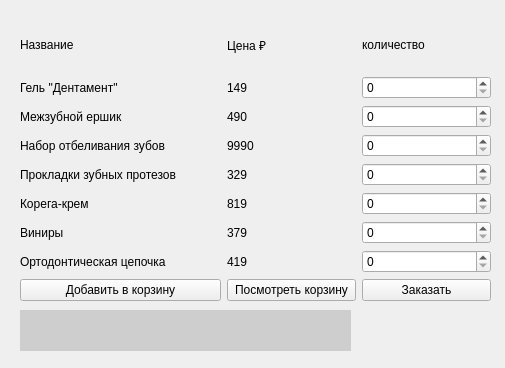
<?xml version="1.0" encoding="UTF-8"?>
<ui version="4.0">
 <class>Goods</class>
 <widget class="QWidget" name="Goods">
  <property name="geometry">
   <rect>
    <x>0</x>
    <y>0</y>
    <width>505</width>
    <height>368</height>
   </rect>
  </property>
  <property name="windowTitle">
   <string>Form</string>
  </property>
  <widget class="QWidget" name="gridLayoutWidget">
   <property name="geometry">
    <rect>
     <x>20</x>
     <y>20</y>
     <width>471</width>
     <height>281</height>
    </rect>
   </property>
   <layout class="QGridLayout" name="gridLayout">
    <item row="6" column="1">
     <widget class="QLabel" name="PriceSix">
      <property name="text">
       <string>379</string>
      </property>
     </widget>
    </item>
    <item row="3" column="1">
     <widget class="QLabel" name="PriceThree">
      <property name="text">
       <string>9990</string>
      </property>
     </widget>
    </item>
    <item row="6" column="2">
     <widget class="QSpinBox" name="sixth_push"/>
    </item>
    <item row="5" column="2">
     <widget class="QSpinBox" name="fifth_push"/>
    </item>
    <item row="2" column="2">
     <widget class="QSpinBox" name="second_push"/>
    </item>
    <item row="7" column="0">
     <widget class="QLabel" name="seventh">
      <property name="text">
       <string>Ортодонтическая цепочка</string>
      </property>
     </widget>
    </item>
    <item row="7" column="1">
     <widget class="QLabel" name="PriceSeven">
      <property name="text">
       <string>419</string>
      </property>
     </widget>
    </item>
    <item row="2" column="1">
     <widget class="QLabel" name="PriceTwo">
      <property name="text">
       <string>490</string>
      </property>
     </widget>
    </item>
    <item row="1" column="2">
     <widget class="QSpinBox" name="first_push"/>
    </item>
    <item row="5" column="0">
     <widget class="QLabel" name="fifth">
      <property name="text">
       <string>Корега-крем</string>
      </property>
     </widget>
    </item>
    <item row="7" column="2">
     <widget class="QSpinBox" name="seventh_push"/>
    </item>
    <item row="6" column="0">
     <widget class="QLabel" name="sixth">
      <property name="text">
       <string>Виниры</string>
      </property>
     </widget>
    </item>
    <item row="9" column="1">
     <widget class="QPushButton" name="check">
      <property name="text">
       <string>Посмотреть корзину</string>
      </property>
     </widget>
    </item>
    <item row="4" column="0">
     <widget class="QLabel" name="fourth">
      <property name="text">
       <string>Прокладки зубных протезов</string>
      </property>
     </widget>
    </item>
    <item row="9" column="0">
     <widget class="QPushButton" name="Add">
      <property name="text">
       <string>Добавить в корзину</string>
      </property>
     </widget>
    </item>
    <item row="1" column="1">
     <widget class="QLabel" name="PriceOne">
      <property name="text">
       <string>149</string>
      </property>
     </widget>
    </item>
    <item row="4" column="1">
     <widget class="QLabel" name="PriceFour">
      <property name="text">
       <string>329</string>
      </property>
     </widget>
    </item>
    <item row="5" column="1">
     <widget class="QLabel" name="PriceFive">
      <property name="text">
       <string>819</string>
      </property>
     </widget>
    </item>
    <item row="3" column="2">
     <widget class="QSpinBox" name="third_push"/>
    </item>
    <item row="9" column="2">
     <widget class="QPushButton" name="order">
      <property name="text">
       <string>Заказать</string>
      </property>
     </widget>
    </item>
    <item row="2" column="0">
     <widget class="QLabel" name="second">
      <property name="text">
       <string>Межзубной ершик</string>
      </property>
     </widget>
    </item>
    <item row="1" column="0">
     <widget class="QLabel" name="first">
      <property name="text">
       <string>Гель &quot;Дентамент&quot;</string>
      </property>
     </widget>
    </item>
    <item row="3" column="0">
     <widget class="QLabel" name="third">
      <property name="minimumSize">
       <size>
        <width>201</width>
        <height>0</height>
       </size>
      </property>
      <property name="maximumSize">
       <size>
        <width>201</width>
        <height>51</height>
       </size>
      </property>
      <property name="text">
       <string>Набор отбеливания зубов</string>
      </property>
     </widget>
    </item>
    <item row="4" column="2">
     <widget class="QSpinBox" name="fourth_push"/>
    </item>
    <item row="0" column="0">
     <widget class="QLabel" name="label">
      <property name="text">
       <string>Название</string>
      </property>
     </widget>
    </item>
    <item row="0" column="1">
     <widget class="QLabel" name="label_2">
      <property name="text">
       <string>Цена ₽</string>
      </property>
     </widget>
    </item>
    <item row="0" column="2">
     <widget class="QLabel" name="label_3">
      <property name="text">
       <string>количество</string>
      </property>
     </widget>
    </item>
   </layout>
  </widget>
  <widget class="QLabel" name="True">
   <property name="geometry">
    <rect>
     <x>20</x>
     <y>310</y>
     <width>331</width>
     <height>20</height>
    </rect>
   </property>
   <property name="styleSheet">
    <string notr="true">color: rgb(26, 255, 0);
background-color: rgb(206, 206, 206);</string>
   </property>
   <property name="text">
    <string/>
   </property>
  </widget>
  <widget class="QLabel" name="False">
   <property name="geometry">
    <rect>
     <x>20</x>
     <y>330</y>
     <width>331</width>
     <height>21</height>
    </rect>
   </property>
   <property name="styleSheet">
    <string notr="true">color: rgb(255, 0, 0);
background-color: rgb(206, 206, 206);</string>
   </property>
   <property name="text">
    <string/>
   </property>
  </widget>
 </widget>
 <resources/>
 <connections/>
</ui>
